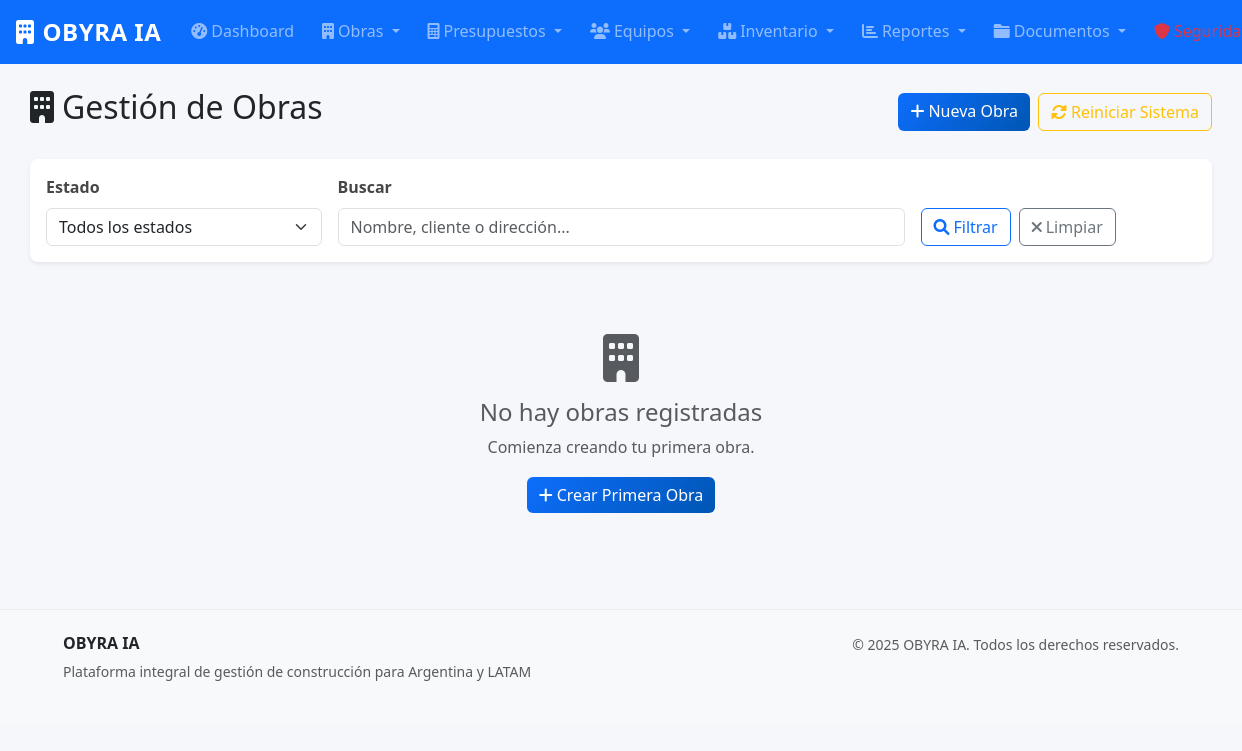
Page /obras/ (signed in) on the earlier database version.
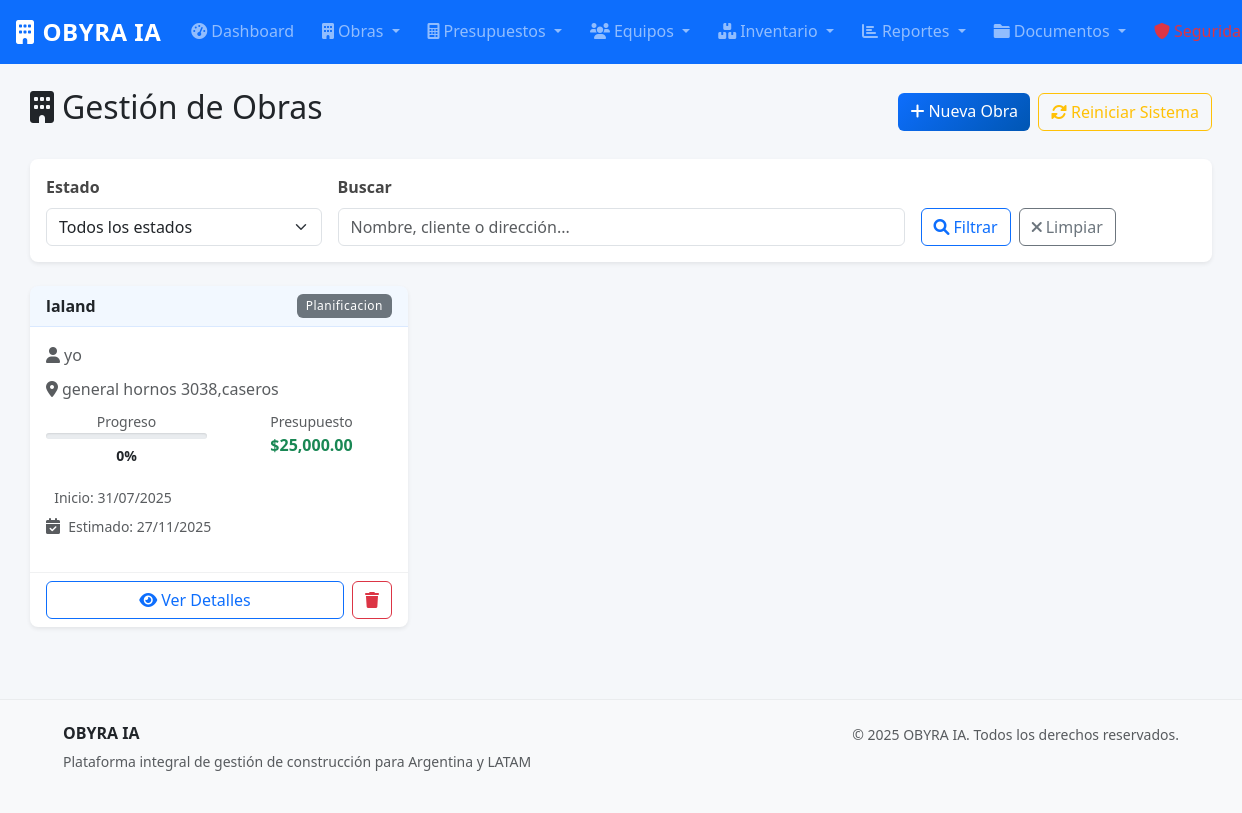
Same page on the later database version.
### models.py (models this page shows, shortened)
class Obra(db.Model):
    __tablename__ = 'obras'
    id = db.Column(db.Integer, primary_key=True)
    nombre = db.Column(db.String(200), nullable=False)
    descripcion = db.Column(db.Text)
    direccion = db.Column(db.String(300))
    cliente = db.Column(db.String(200), nullable=False)
    telefono_cliente = db.Column(db.String(20))
    email_cliente = db.Column(db.String(120))
    fecha_inicio = db.Column(db.Date)
    fecha_fin_estimada = db.Column(db.Date)
    fecha_fin_real = db.Column(db.Date)
    estado = db.Column(db.String(20), default='planificacion')  # planificacion, en_curso, pausada, finalizada, cancelada
    presupuesto_total = db.Column(db.Numeric(15, 2), default=0)
    costo_real = db.Column(db.Numeric(15, 2), default=0)
    progreso = db.Column(db.Integer, default=0)  # Porcentaje de avance
    fecha_creacion = db.Column(db.DateTime, default=datetime.utcnow)
    organizacion_id = db.Column(db.Integer, db.ForeignKey('organizaciones.id'), nullable=False)
    organizacion = db.relationship('Organizacion', back_populates='obras')
    etapas = db.relationship('EtapaObra', back_populates='obra', cascade='all, delete-orphan', lazy='dynamic')
    asignaciones = db.relationship('AsignacionObra', back_populates='obra', cascade='all, delete-orphan', lazy='dynamic')
    presupuestos = db.relationship('Presupuesto', back_populates='obra', lazy='dynamic')
    uso_inventario = db.relationship('UsoInventario', back_populates='obra', lazy='dynamic')

### obras.py (the view, shortened to what this page needs)
@obras_bp.route('/')
@login_required
def lista():
    if not current_user.puede_acceder_modulo('obras'):
        flash('No tienes permisos para acceder a este módulo.', 'danger')
        return redirect(url_for('reportes.dashboard'))
    estado = request.args.get('estado', '')
    buscar = request.args.get('buscar', '')
    query = Obra.query
    if estado:
        query = query.filter(Obra.estado == estado)
    obras = query.order_by(Obra.fecha_creacion.desc()).all()
    return render_template('obras/lista.html', obras=obras, estado=estado, buscar=buscar)

### templates/obras/lista.html (shortened to what this page needs)
{% extends "base.html" %}
{% block content %}
<div class="container-fluid mt-4">
    <div class="row">
        <div class="col-12">
            <div class="d-flex justify-content-between align-items-center mb-4">
                <h2><i class="fas fa-building me-2"></i>Gestión de Obras</h2>
                <div class="d-flex gap-2">
                    {% if current_user.rol in ['administrador', 'tecnico'] %}
                    <a href="{{ url_for('obras.crear') }}" class="btn btn-primary">
                        <i class="fas fa-plus me-1"></i>Nueva Obra
                    </a>
                    {% endif %}
                    {% if current_user.email in ['brenda@gmail.com', 'admin@obyra.com'] %}
                    <button type="button" class="btn btn-outline-warning" onclick="confirmarReinicio()">
                        <i class="fas fa-sync-alt me-1"></i>Reiniciar Sistema
                    </button>
                    {% endif %}
                </div>
            </div>
        </div>
    </div>
    <div class="card mb-4">
        <div class="card-body">
            <form method="GET" class="row g-3">
                <div class="col-md-3">
                    <label for="estado" class="form-label">Estado</label>
                    <select class="form-select" id="estado" name="estado">
                        <option value="">Todos los estados</option>
                    </select>
                </div>
                <div class="col-md-6">
                    <label for="buscar" class="form-label">Buscar</label>
                    <input type="text" class="form-control" id="buscar" name="buscar"
                           value="{{ buscar }}" placeholder="Nombre, cliente o dirección...">
                </div>
                <div class="col-md-3 d-flex align-items-end">
                    <button type="submit" class="btn btn-outline-primary me-2">
                        <i class="fas fa-search me-1"></i>Filtrar
                    </button>
                    <a href="{{ url_for('obras.lista') }}" class="btn btn-outline-secondary">
                        <i class="fas fa-times me-1"></i>Limpiar
                    </a>
                </div>
            </form>
        </div>
    </div>
    <div class="row">
        {% if obras %}
            {% for obra in obras %}
            <div class="col-lg-6 col-xl-4 mb-4">
                <div class="card h-100 shadow-sm">
                    <div class="card-header d-flex justify-content-between align-items-center">
                        <h6 class="mb-0 fw-bold">{{ obra.nombre }}</h6>
                        <span class="badge {{ obra.estado|estado_badge }}">
                            {{ obra.estado.replace('_', ' ').title() }}
                        </span>
                    </div>
                    <div class="card-body">
                        <p class="text-muted mb-2">
                            <i class="fas fa-user me-1"></i>{{ obra.cliente }}
                        </p>
                        {% if obra.direccion %}
                        <p class="text-muted mb-2">
                            <i class="fas fa-map-marker-alt me-1"></i>{{ obra.direccion[:50] }}{% if obra.direccion|length > 50 %}...{% endif %}
                        </p>
                        {% endif %}
                        <div class="row text-center mb-3">
                            <div class="col-6">
                                <small class="text-muted d-block">Progreso</small>
                                <div class="progress mb-1" style="height: 6px;">
                                </div>
                                <small class="fw-bold">{{ obra.progreso }}%</small>
                            </div>
                            <div class="col-6">
                                <small class="text-muted d-block">Presupuesto</small>
                                <strong class="text-success">{{ obra.presupuesto_total|moneda }}</strong>
                            </div>
                        </div>
                        {% if obra.fecha_inicio %}
                        <p class="text-muted mb-1">
                            <small>Inicio: {{ obra.fecha_inicio|fecha }}</small>
                        </p>
                        {% endif %}
                        {% if obra.fecha_fin_estimada %}
                        <p class="text-muted mb-3">
                            <i class="fas fa-calendar-check me-1"></i>
                            <small>Estimado: {{ obra.fecha_fin_estimada|fecha }}</small>
                        </p>
                        {% endif %}
                    </div>
                    <div class="card-footer bg-transparent">
                        <div class="d-flex justify-content-between gap-2">
                            <a href="{{ url_for('obras.detalle', id=obra.id) }}" class="btn btn-outline-primary flex-fill">
                                <i class="fas fa-eye me-1"></i>Ver Detalles
                            </a>
                            {% if current_user.email in ['brenda@gmail.com', 'admin@obyra.com'] %}
                            <button type="button" class="btn btn-outline-danger"
                                    onclick="confirmarEliminacion('{{ obra.id }}', '{{ obra.nombre }}')">
                                <i class="fas fa-trash"></i>
                            </button>
                            {% endif %}
                        </div>
                    </div>
                </div>
            </div>
            {% endfor %}
        {% else %}
            <div class="col-12">
                <div class="text-center py-5">
                    <i class="fas fa-building fa-3x text-muted mb-3"></i>
                    <h4 class="text-muted">No hay obras registradas</h4>
                    <p class="text-muted">
                        {% if current_user.rol in ['administrador', 'tecnico'] %}
                            Comienza creando tu primera obra.
                        {% else %}
                            No tienes obras asignadas actualmente.
                        {% endif %}
                    </p>
                    {% if current_user.rol in ['administrador', 'tecnico'] %}
                    <a href="{{ url_for('obras.crear') }}" class="btn btn-primary">
                        <i class="fas fa-plus me-1"></i>Crear Primera Obra
                    </a>
                    {% endif %}
                </div>
            </div>
        {% endif %}
    </div>
</div>
{% endblock %}

### templates/base.html (shortened to what this page needs)
<!DOCTYPE html>
<html lang="es">
<head>
    <link href="https://cdn.jsdelivr.net/npm/bootstrap@5.3.0/dist/css/bootstrap.min.css" rel="stylesheet">
    <link href="https://cdnjs.cloudflare.com/ajax/libs/font-awesome/6.0.0/css/all.min.css" rel="stylesheet">
    <link rel="stylesheet" href="{{ url_for('static', filename='css/style.css') }}">
</head>
<body style="margin: 0; padding: 0; overflow-x: hidden;">
    <nav class="navbar navbar-expand-lg navbar-dark bg-primary" style="width: 100vw; margin: 0; padding: 0; position: relative; left: 50%; right: 50%; margin-left: -50vw; margin-right: -50vw;">
        <div class="container-fluid" style="width: 100%; max-width: none; padding: 0.5rem 1rem;">
            <a class="navbar-brand fw-bold" href="{{ url_for('index') }}">
                <i class="fas fa-building me-2"></i>OBYRA IA
            </a>
            {% if current_user.is_authenticated %}
            <div class="collapse navbar-collapse justify-content-between" id="navbarNav">
                <ul class="navbar-nav me-auto">
                    <li class="nav-item">
                        <a class="nav-link" href="{{ url_for('reportes.dashboard') }}">
                            <i class="fas fa-tachometer-alt me-1"></i>Dashboard
                        </a>
                    </li>
                    {% if current_user.puede_acceder_modulo('obras') %}
                    <li class="nav-item dropdown">
                        <a class="nav-link dropdown-toggle" href="#" id="navbarObras" role="button" data-bs-toggle="dropdown">
                            <i class="fas fa-building me-1"></i>Obras
                        </a>
                    </li>
                    {% endif %}
                    {% if current_user.puede_acceder_modulo('presupuestos') %}
                    <li class="nav-item dropdown">
                        <a class="nav-link dropdown-toggle" href="#" id="navbarPresupuestos" role="button" data-bs-toggle="dropdown">
                            <i class="fas fa-calculator me-1"></i>Presupuestos
                        </a>
                    </li>
                    {% endif %}
                    {% if current_user.puede_acceder_modulo('equipos') %}
                    <li class="nav-item dropdown">
                        <a class="nav-link dropdown-toggle" href="#" id="navbarEquipos" role="button" data-bs-toggle="dropdown">
                            <i class="fas fa-users me-1"></i>Equipos
                        </a>
                    </li>
                    {% endif %}
                    {% if current_user.puede_acceder_modulo('inventario') %}
                    <li class="nav-item dropdown">
                        <a class="nav-link dropdown-toggle" href="#" id="navbarInventario" role="button" data-bs-toggle="dropdown">
                            <i class="fas fa-boxes me-1"></i>Inventario
                        </a>
                    </li>
                    {% endif %}
                    {% if current_user.puede_acceder_modulo('reportes') %}
                    <li class="nav-item dropdown">
                        <a class="nav-link dropdown-toggle" href="#" id="navbarReportes" role="button" data-bs-toggle="dropdown">
                            <i class="fas fa-chart-bar me-1"></i>Reportes
                        </a>
                    </li>
                    {% endif %}
                    <li class="nav-item dropdown">
                        <a class="nav-link dropdown-toggle" href="#" id="navbarDocumentos" role="button" data-bs-toggle="dropdown">
                            <i class="fas fa-folder me-1"></i>Documentos
                        </a>
                    </li>
                    {% if current_user.rol in ['administrador', 'tecnico'] %}
                    <li class="nav-item dropdown">
                        <a class="nav-link dropdown-toggle text-danger" href="#" id="navbarSeguridad" role="button" data-bs-toggle="dropdown">
                            <i class="fas fa-shield-alt me-1"></i>Seguridad
                        </a>
                    </li>
                    {% endif %}
                </ul>
            </div>
            {% endif %}
        </div>
    </nav>
    <main class="container-fluid">
        {% block content %}{% endblock %}
    </main>
    <footer class="bg-light mt-5 py-4">
        <div class="container">
            <div class="row">
                <div class="col-md-6">
                    <h6 class="fw-bold">OBYRA IA</h6>
                    <p class="text-muted small">
                        Plataforma integral de gestión de construcción para Argentina y LATAM
                    </p>
                </div>
                <div class="col-md-6 text-md-end">
                    <p class="text-muted small mb-0">
                        © 2025 OBYRA IA. Todos los derechos reservados.
                    </p>
                </div>
            </div>
        </div>
    </footer>
</body>
</html>

Differences in the rows shown:
added Obra: nombre "laland", estado.replace "Planificacion", cliente "yo", direccion "general hornos 3038,caseros", progreso "0", presupuesto_total|moneda "$25,000.00", fecha_inicio|fecha "31/07/2025", fecha_fin_estimada|fecha "27/11/2025"
Other differences:
text no longer shown: "No hay obras registradas Comienza creando tu primera obra. Crear Primera Obra"
